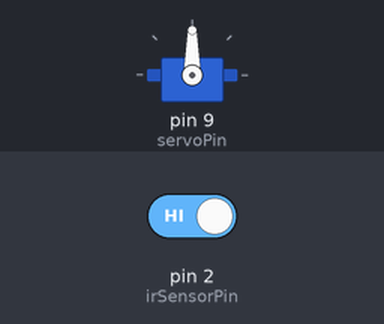
The sketch below on a simulated Arduino Uno, built with avr-gcc and run on an emulated ATmega328P. Parts: servo. The test bench sets the inputs (shaded band); at power-on: pin 2 (irSensorPin) HIGH.

Above: at 1.2 s.
1.3 s: pin 2 (irSensorPin) driven LOW
At 2.5 s:
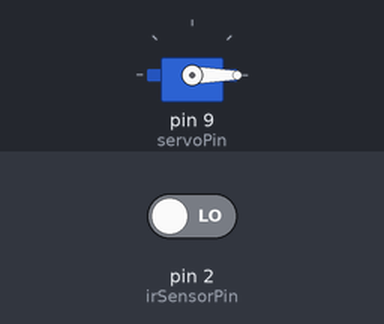
2.8 s: pin 2 (irSensorPin) driven HIGH
At 3.8 s:
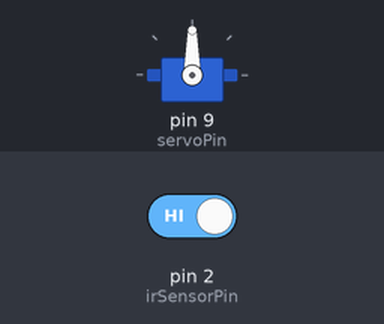
Timing chart, 0 to 5.8 s (numbered marks = the images above; inputs shaded):
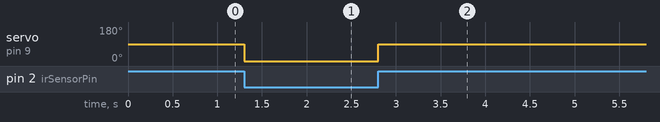

The sketch:

IR_Sensor_with_servo.ino
```cpp
#include <Servo.h>
// Pin definitions
const int irSensorPin = 2;  // Connect the IR sensor to digital pin 2
const int servoPin = 9;     // Connect the servo motor to digital pin 9
Servo servoMotor;

void setup() {
  pinMode(irSensorPin, INPUT);
  servoMotor.attach(servoPin);
  servoMotor.write(90);  // Set the initial position of the servo to 90 degrees
}

void loop() {
  int obstacle = digitalRead(irSensorPin);

  if (obstacle == LOW) {
    // Obstacle detected, start the motor
    servoMotor.write(0);  // Rotate the servo to a certain angle (e.g., 0 degrees)
  } else {
    // No obstacle, stop the motor
    servoMotor.write(90);  // Return the servo to the initial position (90 degrees)
  }
  delay(100);  // Add a small delay to prevent rapid switching due to sensor noise
}
```

Measured:
- after the input at 1.3 s, servo on pin 9 (servoPin): 90° → 0° at once
- after the input at 2.8 s, servo on pin 9 (servoPin): 0° → 90° at once
